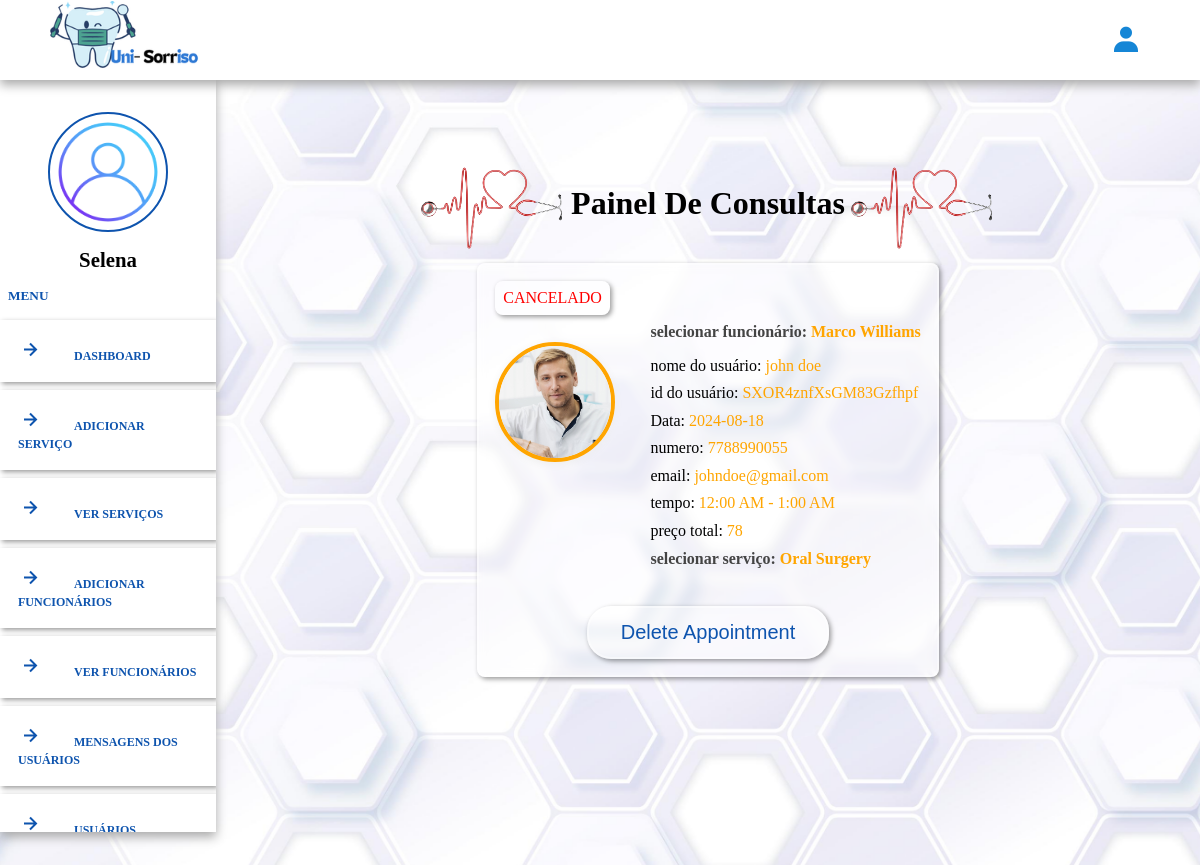
/admin/admin_appointments.php (signed in), run on the app's committed database.
### tables this page shows
CREATE TABLE `appointments` (
  `id` varchar(20) NOT NULL,
  `user_id` varchar(20) NOT NULL,
  `name` varchar(50) NOT NULL,
  `number` varchar(10) NOT NULL,
  `email` varchar(50) NOT NULL,
  `service_id` varchar(200) NOT NULL,
  `employee_id` varchar(20) NOT NULL,
  `date` varchar(50) NOT NULL,
  `time` varchar(20) NOT NULL,
  `price` varchar(10) NOT NULL,
  `status` varchar(50) NOT NULL DEFAULT 'booked',
  `payment_status` varchar(255) NOT NULL DEFAULT 'pending'
);

CREATE TABLE `employee` (
  `id` varchar(20) NOT NULL,
  `name` varchar(50) NOT NULL,
  `profession` varchar(100) NOT NULL,
  `email` varchar(100) NOT NULL,
  `number` int(10) NOT NULL,
  `profile_desc` text NOT NULL,
  `profile` varchar(100) NOT NULL,
  `status` varchar(50) NOT NULL
);

CREATE TABLE `services` (
  `id` varchar(255) NOT NULL,
  `name` varchar(255) NOT NULL,
  `price` varchar(255) NOT NULL,
  `image` varchar(255) NOT NULL,
  `service_detail` varchar(1500) NOT NULL,
  `status` varchar(100) NOT NULL
);

### admin/admin_appointments.php (the view, shortened to what this page needs)
<?php
include_once('../componentes/conect.php');
$admin_id = $_COOKIE['admin_id'] ?? '';
?>
<!doctype html>
<html lang="pt-br">
<head>
    <link rel="stylesheet" href="https://cdnjs.cloudflare.com/ajax/libs/font-awesome/6.4.0/css/all.min.css">
    <link rel="stylesheet" href="https://cdn.jsdelivr.net/npm/boxicons@latest/css/boxicons.min.css">
    <link rel="stylesheet" type="text/css" href="../css/admi_style.css?v=<?php echo time(); ?>">
</head>
<body class="dashboard-bg" style="padding-left:0;">
<div class="main-container">
    <?php include_once('../admin/admin_header.php'); ?>
    <section class="appointment-container">
        <div class="heading">
            <h1><img src="../images/separator.png"> Painel de consultas <img src="../images/separator.png"></h1>
        </div>
        <div class="box-container">
        <?php
        $select_appointment = $conn->prepare("SELECT * FROM `appointments`");
        $select_appointment->execute();
        if ($select_appointment->rowCount() > 0) {
            while($fetch_appointment = $select_appointment->fetch(PDO::FETCH_ASSOC)){
        ?>
        <div class="box">
    <div class="status" style="color:<?= ($fetch_appointment['status']=='in progress') ? "limegreen" : "red"; ?>">
        <?php
            if($fetch_appointment['status']=='canceled'){
                echo 'cancelado';
            } else if($fetch_appointment['status']=='in progress'){
                echo 'em andamento';
            } else if($fetch_appointment['status']=='booked'){
                echo 'agendado';
            } else{
                echo htmlspecialchars($fetch_appointment['status']);
            }
        ?>
    </div>
    <div class="content-flex">
        <?php
        $select_employee = $conn->prepare("SELECT * FROM `employee` WHERE id = ? LIMIT 1");
        $select_employee->execute([$fetch_appointment['employee_id']]);
        if ($select_employee->rowCount() > 0) {
            $fetch_employee = $select_employee->fetch(PDO::FETCH_ASSOC);
        ?>
        <div class="employee-photo">
    <img src="../images/h1-img-team-single-2.jpg" alt="Teste funcionario"
     style="width:120px; height:120px; border-radius:50%; border: 4px solid orange; object-fit: cover;">
</div>
        <?php } ?>
        <div class="detail">
            <?php if ($select_employee->rowCount() > 0) { ?>
            <p class="title">selecionar funcionário: <span><?= htmlspecialchars($fetch_employee['name']); ?></span></p>
            <?php } ?>
            <p>nome do usuário: <span><?= htmlspecialchars($fetch_appointment['name']); ?></span></p>
            <p>id do usuário: <span><?= htmlspecialchars($fetch_appointment['user_id']); ?></span></p>
            <p>Data: <span><?= htmlspecialchars($fetch_appointment['date']); ?></span></p>
            <p>numero: <span><?= htmlspecialchars($fetch_appointment['number']); ?></span></p>
            <p>email: <span><?= htmlspecialchars($fetch_appointment['email']); ?></span></p>
            <p>tempo: <span><?= htmlspecialchars($fetch_appointment['time']); ?></span></p>
            <p>preço total: <span><?= htmlspecialchars($fetch_appointment['price']); ?></span></p>
            <?php
            $select_service = $conn->prepare("SELECT * FROM `services` WHERE id = ? LIMIT 1");
            $select_service->execute([$fetch_appointment['service_id']]);
            if($select_service->rowCount() > 0){
                $fetch_service = $select_service->fetch(PDO::FETCH_ASSOC);
            ?>
                <div class="service">
                    <p class="title">selecionar serviço: <span><?= htmlspecialchars($fetch_service['name']); ?></span></p>
                </div>
            <?php } else { ?>
                <div class="service">
                    <p>Serviço não encontrado para esse ID.</p>
                </div>
            <?php } ?>
        </div>
    </div>
               <form action ="" method="post">
                <button type="submit" name ="delete" class="btn" onclick="return confirm('delete this appointment');">delete appointment</button>
                </form>
      </div>
        <?php
            }
        } else {
            echo "<div class='empty'><p>Nenhuma consulta encontrada!</p></div>";
        }
        ?>
        </div>
    </section>
</div>
</body>
</html>

### admin/admin_header.php (shortened to what this page needs)
<header>
  <div class="logoo">
    <img src="../images/beng.png" width="150">
  </div>
  <div class="right">
    <div class="bx bxs-user" id="user-btn"></div>
  </div>
</header>
<div class="side-container">
  <div class="sidebar">
    <?php
    if (!empty($admin_id)) {
        $select_admin = $conn->prepare("SELECT * FROM `admin` WHERE id = ?");
        $select_admin->execute([$admin_id]);
        if ($select_admin->rowCount() > 0) {
            $fetch_profile = $select_admin->fetch(PDO::FETCH_ASSOC);
            echo '<div class="profile">';
            echo '<img src="../uploaded_files/perfil.png" width="150" alt="Foto de perfil" class="logo-img">';
            echo '<p class="admin-name" style="margin-top:1rem;">' . htmlspecialchars($fetch_profile['name']) . '</p>';
            echo '</div>';
        } else {
            echo '<p>Admin não encontrado!</p>';
        }
    } else {
        echo '<p>ID do admin está vazio!</p>';
    }
    ?>
    <h5>Menu</h5>
    <ul>
      <li><a href="dashboard.php"><i class="bx bx-right-arrow-alt"></i>Dashboard</a></li>
      <li><a href="add_service.php"><i class="bx bx-right-arrow-alt"></i>Adicionar Serviço</a></li>
      <li><a href="view_services.php"><i class="bx bx-right-arrow-alt"></i>Ver Serviços</a></li>
      <li><a href="add_employee.php"><i class="bx bx-right-arrow-alt"></i>Adicionar Funcionários</a></li>
      <li><a href="view_employee.php"><i class="bx bx-right-arrow-alt"></i>Ver Funcionários</a></li>
      <li><a href="admin_message.php"><i class="bx bx-right-arrow-alt"></i>Mensagens dos usuários</a></li>
       <li><a href="user_account.php"><i class="bx bx-right-arrow-alt"></i>Usuários</a></li>
    </ul>
  </div>
</div>

### data on the page
appointments: status "CANCELADO", employee.name "Marco Williams", name "john doe", user "SXOR4znfXsGM83Gzfhpf", date "2024-08-18", number "7788990055", email "johndoe@gmail.com", time "12:00 AM - 1:00 AM", price "78", service.name "Oral Surgery"

### other printed values
$fetch_profile['name'] "Selena"
